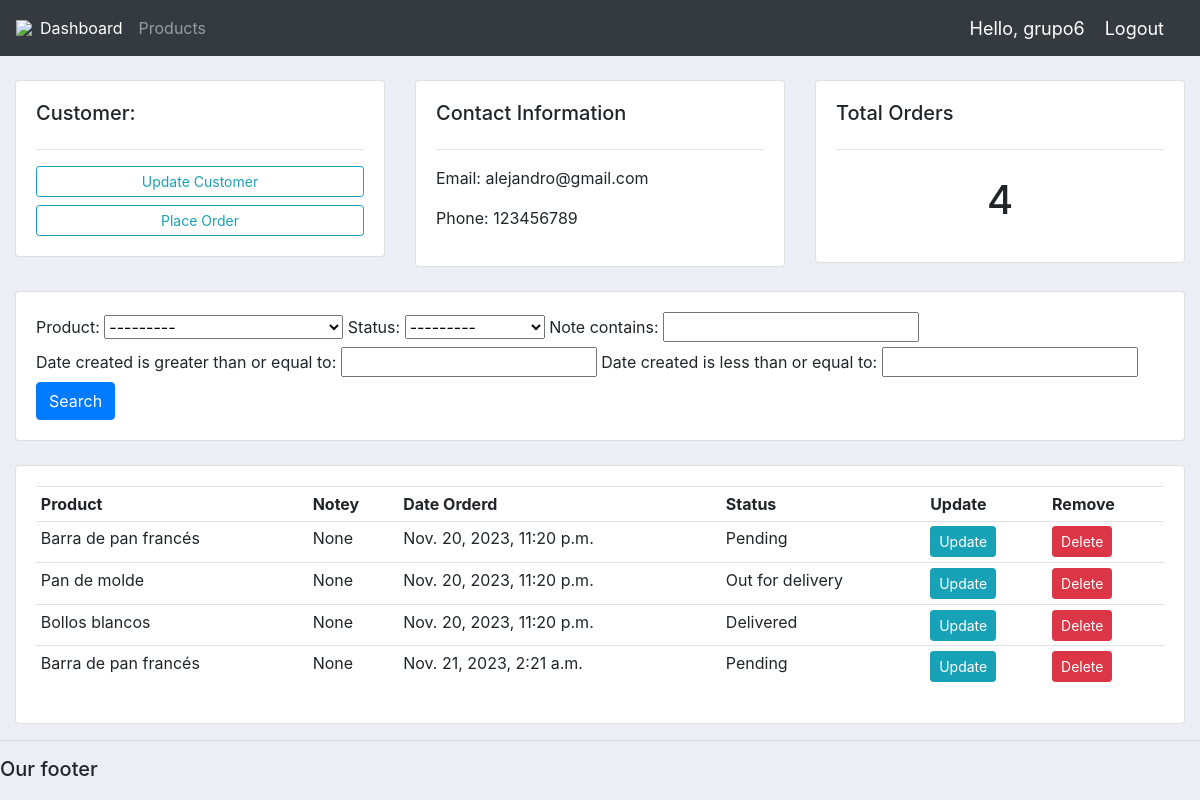
Page /customer/1 (signed in) on the committed database.
### accounts/models.py (models this page shows, shortened)
class Customer(models.Model):
	user= models.OneToOneField(User,null=True,on_delete=models.CASCADE)
	name = models.CharField(max_length=200, null=True)
	phone = models.CharField(max_length=200, null=True)
	email = models.CharField(max_length=200, null=True)
	date_created = models.DateTimeField(auto_now_add=True, null=True)

class Order(models.Model):
	STATUS = (
			('Pending', 'Pending'),
			('Out for delivery', 'Out for delivery'),
			('Delivered', 'Delivered'),
			)
	customer = models.ForeignKey(Customer, null=True, on_delete= models.SET_NULL)
	product = models.ForeignKey(Product, null=True, on_delete= models.SET_NULL)
	date_created = models.DateTimeField(auto_now_add=True, null=True)
	status = models.CharField(max_length=200, null=True, choices=STATUS)
	note=models.CharField(max_length=1000, null=True)

class Product(models.Model):
	CATEGORY = (
    ('Pan Blanco', 'Pan Blanco'),
    ('Pan Integral', 'Pan Integral'),
    ('Pan Dulce', 'Pan Dulce'),
    ('Repostería', 'Repostería'),
    ('Galletas y Snacks', 'Galletas y Snacks'),
)
	name = models.CharField(max_length=200, null=True)
	price = models.FloatField(null=True)
	category = models.CharField(max_length=200, null=True, choices=CATEGORY)
	description = models.CharField(max_length=200, null=True, blank=True)
	date_created = models.DateTimeField(auto_now_add=True, null=True)
	tags = models.ManyToManyField(Tag)
	def __str__(self):
		return self.name

### accounts/decorators.py (the view)
        def wrapper_func(request,*args,**kwargs):
            group=None
            if request.user.groups.exists():
                group=request.user.groups.all()[0].name
            if group in allowed_roles:
                return view_func(request,*args,**kwargs)
            else:
                return HttpResponse('No estas autorizado')

### accounts/views.py (called while the page is built)
@login_required(login_url='login')
@allowed_users(allowed_roles=['admin'])
def customer(request,pk_test):
    customer=Customer.objects.get(id=pk_test)
    orders=customer.order_set.all()
    order_count=orders.count()
    myFilter=OrderFilter(request.GET,queryset=orders)
    orders=myFilter.qs
    context={'customer':customer,'orders':orders,'order_count':order_count,'myFilter':myFilter}
    return render(request, 'accounts/customer.html',context)

### accounts/templates/accounts/customer.html
{%  extends 'accounts/main.html' %}
{% block content %}
	<br>
<div class="row">
	<div class="col-md">
		<div class="card card-body">
			<h5>Customer:</h5>
			<hr>
			<a class="btn btn-outline-info  btn-sm btn-block" href="">Update Customer</a>
			<a class="btn btn-outline-info  btn-sm btn-block" href="{% url 'create_order' customer.id %}">Place Order</a>
		</div>
	</div>
	<div class="col-md">
		<div class="card card-body">
			<h5>Contact Information</h5>
			<hr>
			<p>Email: {{customer.email}}</p>
			<p>Phone: {{customer.phone}}</p>
		</div>
	</div>
	<div class="col-md">
		<div class="card card-body">
			<h5>Total Orders</h5>
			<hr>
			<h1 style="text-align: center;padding: 10px">{{order_count}}</h1>
		</div>
	</div>
</div>
<br>
<div class="row">
	<div class="col">
		<div class="card card-body">
			<form method="get">
				{{myFilter.form}}
		    <button class="btn btn-primary" type="submit">Search</button>
		  </form>
		</div>
	</div>
</div>
<br>
<div class="row">
	<div class="col-md">
		<div class="card card-body">
			<table class="table table-sm">
				<tr>
					<th>Product</th>
					<th>Notey</th>
					<th>Date Orderd</th>
					<th>Status</th>
					<th>Update</th>
					<th>Remove</th>
				</tr>
				{% for order in orders %}
				<tr>
					<td>{{order.product}}</td>
					<td>{{order.note}}</td>
					<td>{{order.date_created}}</td>
					<td>{{order.status}}</td>
					<td><a class="btn btn-sm btn-info" href="{% url 'update_order' order.id %}">Update</a></td>
					<td><a class="btn btn-sm btn-danger" href="{% url 'delete_order' order.id %}">Delete</a></td>
				</tr>
				{% endfor %}
			</table>
		</div>
	</div>
</div>
{% endblock %}

### accounts/templates/accounts/navbar.html (shortened to what this page needs)
{% load static %}
<nav class="navbar navbar-expand-lg navbar-dark bg-dark">
 <img src="{% static 'images/logo.png' %}">
  <div class="collapse navbar-collapse" id="navbarNav">
    <ul class="navbar-nav">
      {% if request.user.is_staff %}
      <li class="nav-item active">
        <a class="nav-link" href="{% url 'home' %}">Dashboard</a>
      </li>
      <li class="nav-item">
        <a class="nav-link" href="{% url 'products' %}">Products</a>
      </li>
      {% endif %}
    </ul>
  </div>
  <span class="hello-msg">Hello, {{request.user}}</span>
  <span ><a  class="hello-msg" href="{% url 'logout' %}">Logout</a></span>
</nav>

### static/css/main.css (style rules this page uses)
body { background-color: #ebeff5; }

### accounts/templates/accounts/navbar.html (style rules this page uses)
.hello-msg { font-size: 18px; color: #fff; margin-right: 20px; }

### rows in the picture
Customer: email "alejandro@gmail.com", phone "123456789"
Order: product "Barra de pan francés", note "None", date_created "Nov. 20, 2023, 11:20 p.m.", status "Pending"
Order: product "Pan de molde", note "None", date_created "Nov. 20, 2023, 11:20 p.m.", status "Out for delivery"
Order: product "Bollos blancos", note "None", date_created "Nov. 20, 2023, 11:20 p.m.", status "Delivered"
Order: product "Barra de pan francés", note "None", date_created "Nov. 21, 2023, 2:21 a.m.", status "Pending"

### other values in the picture
{{ request.user }} "grupo6"
{{ order_count }} "4"
